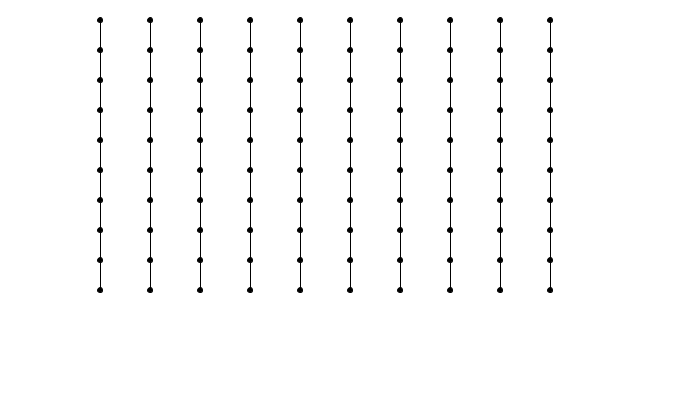
Frame 1 (no input)
Frame 60 (the mouse pressed at the canvas centre just before this capture): identical to frame 1, image omitted
Frame 120 (the mouse held since frame 60 and released just before this capture): identical to frame 1, image omitted

The Processing sketch that drew this single still picture (run headless with seeded random() and noise(); from frame 60 on, the mouse is pressed at the canvas centre):

// Processing sketch: processing_41009
// ── processing_41009.pde

int amount = 10;
int linesize = 10;

float xp[][] = new float[amount][linesize];
float yp[][] = new float[amount][linesize];

float xdisplace[][] = new float[amount][linesize];
float mySize = 5;

void setup()
{
  background(255);
  size(700,400);
  fill(0);
  smooth();


  for(int i = 0; i < amount; i=i+1) {
    for(int j = 0; j < linesize; j=j+1) {
      xp[i][j] = 100+50*i;
      yp[i][j] = j*30+20;
      xdisplace[i][j] = 0;
    }
  }
}

void draw()
{
  background(255);

  for(int i = 0; i < amount; i=i+1) {
    for(int j = 0; j < linesize; j=j+1) {
      
      if(mousePressed == false){
      if(j > 0) {
        if(dist(mouseX,mouseY,xp[i][j],yp[i][j]) < 50) {
          float xdist = (xp[i][j] - mouseX)/20;
          xp[i][j] = xp[i][j] + xdist;
          xdisplace[i][j] = xdisplace[i][j] + xdist;
        }

        xp[i][j] = xp[i][j] - (xdisplace[i][j]/20);  
        xdisplace[i][j] = xdisplace[i][j] - (xdisplace[i][j]/20);
      }
      }
      
      if(j > 0) {
        if(mousePressed) {
          if(dist(mouseX,mouseY,xp[i][j],yp[i][j]) < 2.5 ) {
            println("Hi X: " + xp[i][j] + " Y: " + yp[i][j]);
            xp[i][j] = mouseX;
          }
        }
        
        line(xp[i][j], yp[i][j], xp[i][j-1], yp[i][j-1]);
      }
      
      ellipse(xp[i][j],yp[i][j],mySize,mySize);
    }
  }
}
